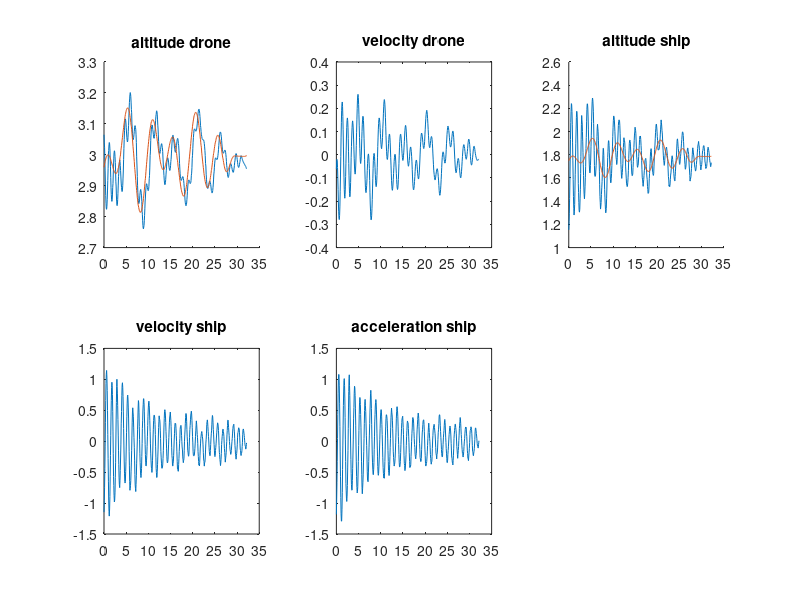

Here is the MATLAB script that generated this plot: (Note: this script raises an error after producing the figure.)
clear; clc;
%v_pos_dist = importdata("log_v_pos_dist.txt");
%v_vel_dist = importdata("log_v_vel_dist.txt");
%v_vel_dist_lp = importdata("log_v_vel_dist_lp.txt");
%v_pos_dist = importdata("log_v_pos_dist_3_wave.txt");
%v_vel_dist = importdata("log_v_vel_dist_3_wave.txt");
%v_vel_dist_lp = importdata("log_v_vel_dist_lp_3_wave.txt");
%v_vel_aruco = importdata("log_v_vel_aruco_3_wave.txt");
%v_land = importdata("log_v_very_good_landing_5_predict.txt");
% v_pitch = importdata("log_pitch.txt");
% v_dist = importdata("log_dist.txt");
% v_roll = importdata("log_roll.txt");
% dist_test = importdata("dist_test_no_movement.txt");
% xy_cor = importdata("xy_cor_pic.txt");
% dist_motion = importdata("dist_motion_no_delay.txt");
% ori_motion = importdata("ori_motion.txt");
% combi = importdata("combi.txt");
% kalman_no_movement = importdata("kalman_no_movement.txt");
% kalman_no_movement_gt = importdata("kalman_no_movement_gt.txt");
% kalman_no_movement_predict = importdata("kalman_no_movement_predict.txt")
% kalman_no_movement_predict_gt = importdata("kalman_no_movement_predict_gt.txt")
% kalman_movement = importdata("kalman_movement.txt");
% kalman_movement_gt = importdata("kalman_movement_gt.txt");
% kalman_movement_6_predict = importdata("kalman_movement_6_predict.txt");
% kalman_movement_6_predict_gt = importdata("kalman_movement_6_predict_gt.txt");
% kalman_movement_6_predict = importdata("kalman_movement_7_predict.txt");
% kalman_movement_6_predict_gt = importdata("kalman_movement_7_predict_gt.txt");
kalman_movement_6_predict = importdata("kalman_movement_8_predict.txt");
kalman_movement_6_predict_gt = importdata("kalman_movement_8_predict_gt.txt");
% 
% kalman_no_movement(1:30,:) = [];
% kalman_no_movement(430:912,:) = [];
% kalman_no_movement_gt(1:30,:) = [];
% kalman_no_movement_gt(430:908,:) = [];
% kalman_no_movement_predict(1:30,:) = []
% kalman_no_movement_predict(700:1448,:) = []
% kalman_no_movement_predict_gt(1:30,:) = []
% kalman_no_movement_predict_gt(700:1380,:) = []
% kalman_movement(1:30,:) = [];
% kalman_movement(1000:1591,:) = [];
% kalman_movement_gt(1:30,:) = [];
% kalman_movement_gt(1000:1596,:) = [];
% kalman_movement_6_predict(1:30,:) = [];
% kalman_movement_6_predict(1000:1532,:) = [];
% kalman_movement_6_predict_gt(1:30,:) = [];
% kalman_movement_6_predict_gt(1000:1592,:) = [];

% kalman_movement_6_predict(1:30,:) = [];
% kalman_movement_6_predict(1000:1401,:) = [];
% kalman_movement_6_predict_gt(1:30,:) = [];
% kalman_movement_6_predict_gt(1000:1377,:) = [];

kalman_movement_6_predict(1:30,:) = [];
kalman_movement_6_predict(500:921,:) = [];
kalman_movement_6_predict_gt(1:30,:) = [];
kalman_movement_6_predict_gt(500:833,:) = [];

%v(1,:) = [];
%dist_test(1:50,:)=[]
%ori_motion(800:1300,:)=[]
% combi(1000:1408,:)=[]

% figure(1)
% subplot(2,3,1)
% plot(x(:,1)-5)
% hold on;
% plot(x(:,3))
% title('altitude drone')
% subplot(2,3,2)
% plot(x(:,2))
% title('velocity drone')
% subplot(2,3,3)
% plot(x(:,3))
% title('altitude ship')
% subplot(2,3,4)
% plot(x(:,4))
% title('velocity ship')
% subplot(2,3,5)
% plot(x(:,5))
% title('acceleration ship')
% figure(1)
% hold on;
% plot(v_pitch(:,5), v_pitch(:,1)) %Roll gt
% plot(v_pitch(:,5), v_pitch(:,3)-pi) %Roll est
% 
% figure(2)
% hold on;
% 
% 
% plot(v_pitch(:,5), v_pitch(:,2)) %Pitch gt
% plot(v_pitch(:,5), -v_pitch(:,4)- v_pitch(:,7)-0.013) %Pitch est
% %plot(v_pitch(:,5), v_pitch(:,8)/20) %Ship alt
% ylabel({'Angle [Radians]'});
% xlabel({'Time [s]'});
% title({'Pitch estimation with ground truth'});

%FFT
% Y = fft(v_pitch(:,4));
% L = 752;
% Fs = 12
% P2 = abs(Y/L);
% P1 = P2(1:L/2+1);
% P1(2:end-1) = 2*P1(2:end-1);
% figure (11)
% f = Fs*(0:(L/2))/L;
% plot(f,P1) 
% title('Single-Sided Amplitude Spectrum of X(t)')
% xlabel('f (Hz)')
% ylabel('|P1(f)|')


% figure(3)
% plot(v_vel_dist(:,1))
% hold on;
% plot(v_vel_dist(:,2)-1.4)

% figure(4)
% plot(v_pos_dist(:,3)-5)
% hold on;
% plot(v_vel_dist(:,3)-5)
% plot(v_vel_dist_lp(:,3)-5)
% xlim([0 800])
% legend('dist pos cont', 'dist vel cont', 'dist vel cont lp')
% 
% figure(5)
% plot(v_vel_aruco(:,3)-5)
% hold on;
% plot(v_vel_aruco(:,4)-5)
% plot(v_vel_aruco(:,4)-v_vel_aruco(:,3))
% xlim([0 800])
% legend('dist aruco', 'dist ground truth', 'dist diff')
% figure(6)
% plot(v_vel_aruco(:,1))
% hold on;
% plot(v_vel_aruco(:,2)-1.4)
% legend('drone pos', 'ship pos')

% figure(7)
% plot(v_vel(:,4), v_vel(:,1)-1.12-(4-1.12))
% hold on
% plot(v_vel(:,4), v_vel(:,2))

% figure(8)
% plot(v_land(:,1))
% hold on;
% plot(v_land(:,2)-6)
% legend('drone pos', 'ship pos')

% figure(9)
% plot(v_dist(:,4), v_dist(:,2))
% hold on;
% plot(v_dist(:,4), v_dist(:,3))
% ylabel({'Distance [m]'});
% xlabel({'Time [s]'});
% title({'Measurement of distance between ship and drone using aruco marker'});
% 
% avg_error = mean(abs(v_dist(:,2)-v_dist(:,3)))
% std_error = std(v_dist(:,2)-v_dist(:,3))

% figure(10)
% hold on;
% plot(v_roll(:,4),v_roll(:,1)-0.3)
% plot(v_roll(:,4), v_roll(:,2)-pi) %Roll est
% 
% max_error = max(abs(v_roll(:,2)-pi+0.3))

% figure(11)
% hold on;
% plot(dist_test(:,3), dist_test(:,1)+0.17) %Distance aruco marker
% plot(dist_test(:,3), dist_test(:,2)) %Drones own position
% 
% figure (12)
% hold on;
% plot(xy_cor(:,3)-xy_cor(1,3), xy_cor(:,1)) %X_cor from aruco
% plot(xy_cor(:,3)-xy_cor(1,3), xy_cor(:,2)) %y_cor from aruco
% plot(xy_cor(:,3)-xy_cor(1,3), xy_cor(:,4)) %x_pos drone
% plot(xy_cor(:,3)-xy_cor(1,3), xy_cor(:,5)) %y_pos drone

% figure(13)
% hold on;
% plot(dist_motion(:,3)-dist_motion(1,3), dist_motion(:,1)+0.21) %Distance aruco marker
% plot(dist_motion(:,3)-dist_motion(1,3), dist_motion(:,2)-dist_motion(:,4)) %Ground truth

% for i=1:length(ori_motion)
%     if ori_motion(i,1) < 0
%         ori_motion(i,1)=ori_motion(i,1)+2*pi;
%     end
% end

% figure(14)
% hold on;
% plot(ori_motion(:,3)-ori_motion(1,3), ori_motion(:,2)) %pitch est
% plot(ori_motion(:,3)-ori_motion(1,3), ori_motion(:,1)-3.1) %Roll est
% plot(ori_motion(:,3)-ori_motion(1,3), ori_motion(:,5)) %Roll gt
% plot(ori_motion(:,3)-ori_motion(1,3), ori_motion(:,4)) %pitch gt

% for i=1:length(combi)
%     if combi(i,1) < 0
%         combi(i,1)=combi(i,1)+2*pi;
%     end
% end
% 
% figure(14)
% hold on;
% plot(combi(:,3)-combi(1,3), combi(:,2)) %pitch est
% plot(combi(:,3)-combi(1,3), combi(:,1)-3.1) %Roll est
% plot(combi(:,3)-combi(1,3), combi(:,5)) %Roll gt
% plot(combi(:,3)-combi(1,3), combi(:,4)) %pitch gt
% 
% figure(15)
% hold on;
% plot(combi(:,3)-combi(1,3), combi(:,6))
% plot(combi(:,3)-combi(1,3), combi(:,7)-combi(:,8)-0.21)

% figure(16)
% subplot(2,3,1)
% %plot(kalman_no_movement(:,3)-kalman_no_movemet(1,3), kalman_no_movement(:,1))
% hold on;
% plot(kalman_no_movement(:,3)-kalman_no_movement(1,3), kalman_no_movement(:,1))
% title('altitude drone')
% subplot(2,3,2)
% plot(kalman_no_movement(:,3)-kalman_no_movement(1,3), kalman_no_movement(:,2))
% title('velocity drone')
% subplot(2,3,3)
% hold on;
% plot(kalman_no_movement(:,3)-kalman_no_movement(1,3), kalman_no_movement(:,4)-0.21)
% plot(kalman_no_movement_gt(:,3)-kalman_no_movement_gt(1,3), kalman_no_movement_gt(:,4))
% title('altitude ship')
% subplot(2,3,4)
% plot(kalman_no_movement(:,3)-kalman_no_movement(1,3), kalman_no_movement(:,5))
% title('velocity ship')
% subplot(2,3,5)
% plot(kalman_no_movement(:,3)-kalman_no_movement(1,3), kalman_no_movement(:,6))
% title('acceleration ship')


% figure(17)
% subplot(2,3,1)
% hold on;
% plot(kalman_no_movement_predict(:,3)-kalman_no_movement_predict(1,3), kalman_no_movement_predict(:,1))
% title('altitude drone')
% subplot(2,3,2)
% plot(kalman_no_movement_predict(:,3)-kalman_no_movement_predict(1,3), kalman_no_movement_predict(:,2))
% title('velocity drone')
% subplot(2,3,3)
% hold on;
% plot(kalman_no_movement_predict(:,3)-kalman_no_movement_predict(1,3), kalman_no_movement_predict(:,4)-0.21)
% plot(kalman_no_movement_predict_gt(:,3)-kalman_no_movement_predict_gt(1,3), kalman_no_movement_predict_gt(:,4))
% title('altitude ship')
% subplot(2,3,4)
% plot(kalman_no_movement_predict(:,3)-kalman_no_movement_predict(1,3), kalman_no_movement_predict(:,5))
% title('velocity ship')
% subplot(2,3,5)
% plot(kalman_no_movement_predict(:,3)-kalman_no_movement_predict(1,3), kalman_no_movement_predict(:,6))
% title('acceleration ship')

% figure(18)
% subplot(2,3,1)
% hold on;
% plot(kalman_movement(:,3)-kalman_movement(1,3), kalman_movement_gt(:,2))
% plot(kalman_movement_gt(:,3)-kalman_movement_gt(1,3), kalman_movement_gt(:,4)+1+0.21)
% title('altitude drone')
% subplot(2,3,2)
% plot(kalman_movement(:,3)-kalman_movement(1,3), kalman_movement(:,2))
% title('velocity drone')
% subplot(2,3,3)
% hold on;
% plot(kalman_movement(:,3)-kalman_movement(1,3), kalman_movement(:,4)-0.21)
% plot(kalman_movement_gt(:,3)-kalman_movement_gt(1,3), kalman_movement_gt(:,4))
% title('altitude ship')
% subplot(2,3,4)
% plot(kalman_movement(:,3)-kalman_movement(1,3), kalman_movement(:,5))
% title('velocity ship')
% subplot(2,3,5)
% plot(kalman_movement(:,3)-kalman_movement(1,3), kalman_movement(:,6))
% title('acceleration ship')

figure(19)
subplot(2,3,1)
hold on;
plot(kalman_movement_6_predict(:,3)-kalman_movement_6_predict(1,3), kalman_movement_6_predict_gt(:,2))
plot(kalman_movement_6_predict_gt(:,3)-kalman_movement_6_predict_gt(1,3), kalman_movement_6_predict_gt(:,4)+1+0.21)
title('altitude drone')
subplot(2,3,2)
plot(kalman_movement_6_predict(:,3)-kalman_movement_6_predict(1,3), kalman_movement_6_predict(:,2))
title('velocity drone')
subplot(2,3,3)
hold on;
plot(kalman_movement_6_predict(:,3)-kalman_movement_6_predict(1,3), kalman_movement_6_predict(:,4)-0.21)
plot(kalman_movement_6_predict_gt(:,3)-kalman_movement_6_predict_gt(1,3), kalman_movement_6_predict_gt(:,4))
title('altitude ship')
subplot(2,3,4)
plot(kalman_movement_6_predict(:,3)-kalman_movement_6_predict(1,3), kalman_movement_6_predict(:,5))
title('velocity ship')
subplot(2,3,5)
plot(kalman_movement_6_predict(:,3)-kalman_movement_6_predict(1,3), kalman_movement_6_predict(:,6))
title('acceleration ship')
%%
avg_dist_pos = mean(abs(v_pos_dist(1:800,3)-5))
avg_dist_vel = mean(abs(v_vel_dist(1:800,3)-5))
avg_dist_vel_lp = mean(abs(v_vel_dist_lp(1:800,3)-5))
std_dist_pos = std(abs(v_pos_dist(1:800,3)-5))
std_dist_vel = std(abs(v_vel_dist(1:800,3)-5))
std_dist_vel_lp = std(abs(v_vel_dist_lp(1:800,3)-5))


